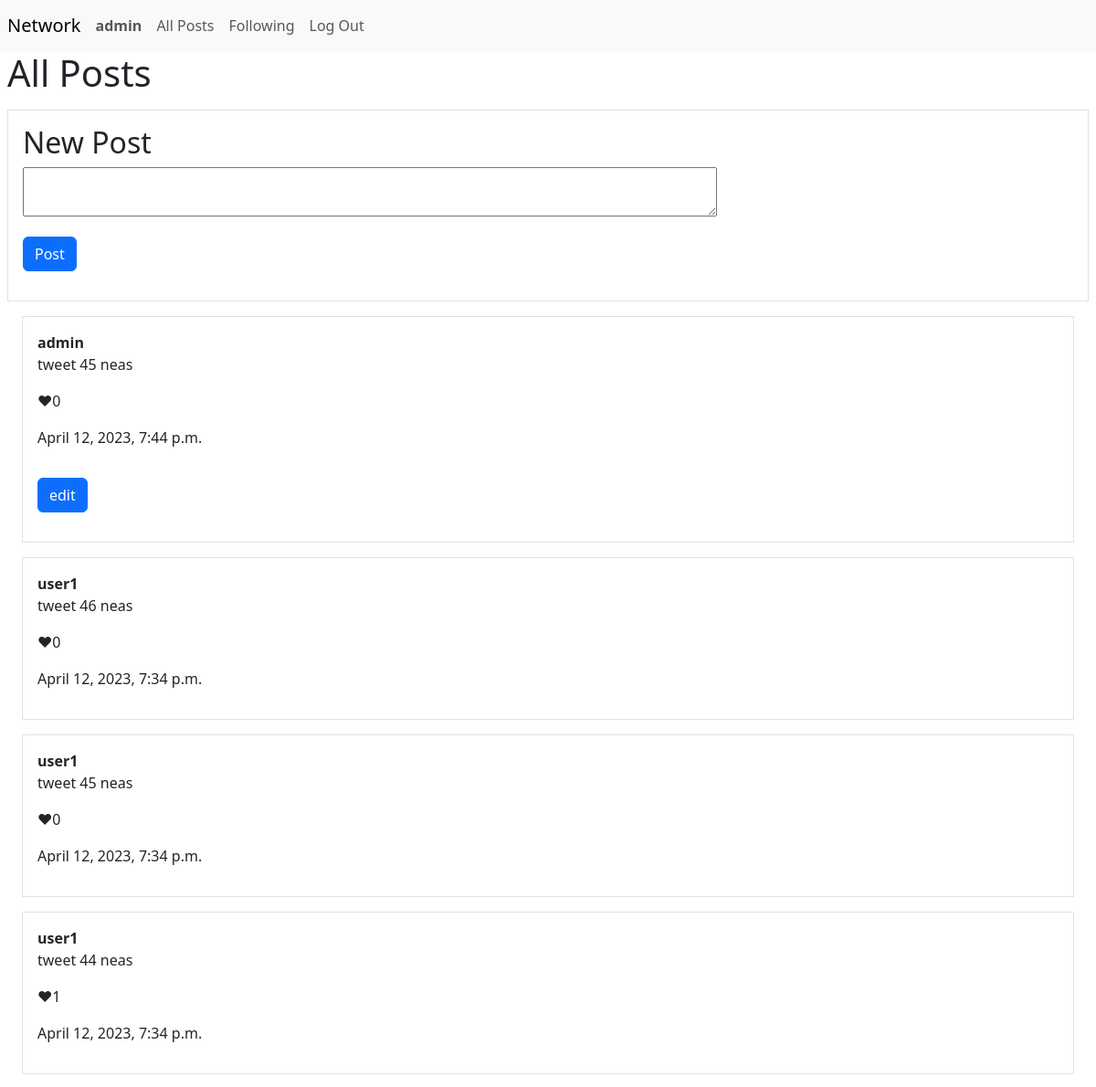
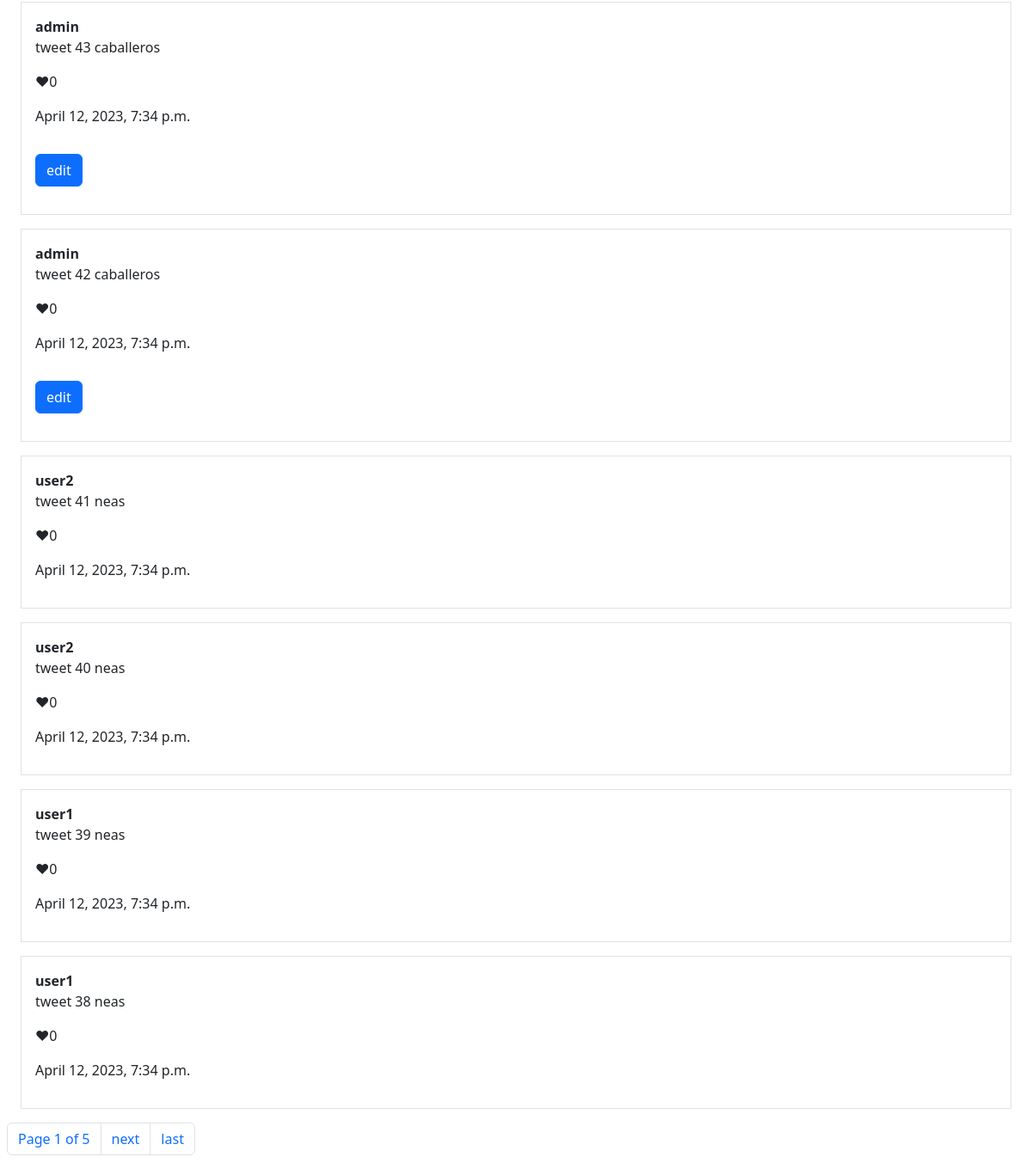
Screenshot of / (signed in) with the database file from the repository (2 pictures, top to bottom).
### network/models.py (models this page shows)
class User(AbstractUser):
    pass

class Posts(models.Model):
    poster = models.ForeignKey("User", on_delete=models.CASCADE, related_name="posts")
    content = models.TextField(max_length=280)
    timestamp = models.DateTimeField(auto_now_add=True)

### network/views.py (the view)
# urls.py: path("", views.index, name="index"),
def index(request):
    if request.user.is_authenticated:
        post_list = Posts.objects.all().order_by('-id')
        paginator = Paginator(post_list, 10)
        page_number = request.GET.get('page')
        page_obj = paginator.get_page(page_number)
        return render(request, "network/index.html", {
            "page_obj": page_obj
        })
    else:
        return render(request, "network/index.html")

### network/templates/network/index.html (shortened to what this page needs)
{% extends "network/layout.html" %}
{% block body %}
    {% if user.is_authenticated %}
    <div>
        <h1>All Posts</h1>
    </div>
    <div class=" border p-3 my-3">
        <h2>New Post</h2>
        <form action="{% url 'new_post' %}" method="post">
            <textarea name="content" row="4" cols="80"></textarea>
            <br/>
            <input type="submit" value="Post" class="btn btn-primary my-3"/>
        </form>
    </div>
    {% include "network/tweets.html" %}
    {% endif %}
{% endblock %}

### network/templates/network/layout.html (shortened to what this page needs)
{% load static %}
<!DOCTYPE html>
<html lang="en">
    <head>
        <link href="https://cdn.jsdelivr.net/npm/bootstrap@5.3.0-alpha2/dist/css/bootstrap.min.css" rel="stylesheet">
        <link href="{% static 'network/styles.css' %}" rel="stylesheet">
    </head>
    <body>
        <nav class="navbar navbar-expand-lg navbar-light bg-light">
            <a class="navbar-brand mx-2" href="#">Network</a>
            <div>
              <ul class="navbar-nav mr-auto">
                {% if user.is_authenticated %}
                    <li class="nav-item">
                        <a class="nav-link" href="#"><strong>{{ user.username }}</strong></a>
                    </li>
                {% endif %}
                <li class="nav-item">
                  <a class="nav-link" href="{% url 'index' %}">All Posts</a>
                </li>
                {% if user.is_authenticated %}
                    <li class="nav-item">
                        <a class="nav-link" href="{% url 'following' %}">Following</a>
                    </li>
                    <li class="nav-item">
                        <a class="nav-link" href="{% url 'logout' %}">Log Out</a>
                    </li>
                {% endif %}
              </ul>
            </div>
          </nav>
        <div class="body mx-2">
            {% block body %}
            {% endblock %}
        </div>
    </body>
</html>

### network/templates/network/tweets.html (shortened to what this page needs)
{% for post in page_obj %}
<div class="border p-3 m-3" id="post_{{ post.id }}">
    <b>{{ post.poster.username }}</b>
    <p id="content_{{ post.id }}">{{ post.content }}</p>
    <p id="like_{{ post.id }}" class="like" style="cursor: pointer; width: 10px;">♥{{ post.likes.count }}</p>
    <p>{{ post.timestamp }}</p>
    {% if user.username == post.poster.username %}
    <button class="btn btn-primary my-3 edit" >edit</button>
    {% endif %}
</div>
{% endfor %}
<nav aria-label="Page navigation example">
    <ul class="pagination">
        <li class="page-item"><a class="page-link" href="#">Page {{ page_obj.number }} of {{ page_obj.paginator.num_pages }}</a></li>
        {% if page_obj.has_next %}
            <li class="page-item"><a class="page-link" href="?page={{ page_obj.next_page_number }}">next</a></li>
            <li class="page-item"><a class="page-link" href="?page={{ page_obj.paginator.num_pages }}">last</a></li>
        {% endif %}
    </ul>
  </nav>

### rows the page displays
User: username "admin"
Posts: poster.username "admin", content "tweet 45 neas", likes.count "0", timestamp "April 12, 2023, 7:44 p.m.", shows "edit"
Posts: poster.username "user1", content "tweet 46 neas", likes.count "0", timestamp "April 12, 2023, 7:34 p.m."
Posts: poster.username "user1", content "tweet 45 neas", likes.count "0", timestamp "April 12, 2023, 7:34 p.m."
Posts: poster.username "user1", content "tweet 44 neas", likes.count "1", timestamp "April 12, 2023, 7:34 p.m."
Posts: poster.username "admin", content "tweet 43 caballeros", likes.count "0", timestamp "April 12, 2023, 7:34 p.m.", shows "edit"
Posts: poster.username "admin", content "tweet 42 caballeros", likes.count "0", timestamp "April 12, 2023, 7:34 p.m.", shows "edit"
Posts: poster.username "user2", content "tweet 41 neas", likes.count "0", timestamp "April 12, 2023, 7:34 p.m."
Posts: poster.username "user2", content "tweet 40 neas", likes.count "0", timestamp "April 12, 2023, 7:34 p.m."
Posts: poster.username "user1", content "tweet 39 neas", likes.count "0", timestamp "April 12, 2023, 7:34 p.m."
Posts: poster.username "user1", content "tweet 38 neas", likes.count "0", timestamp "April 12, 2023, 7:34 p.m."

### other values shown
{{ page_obj.number }} "1"
{{ page_obj.paginator.num_pages }} "5"
